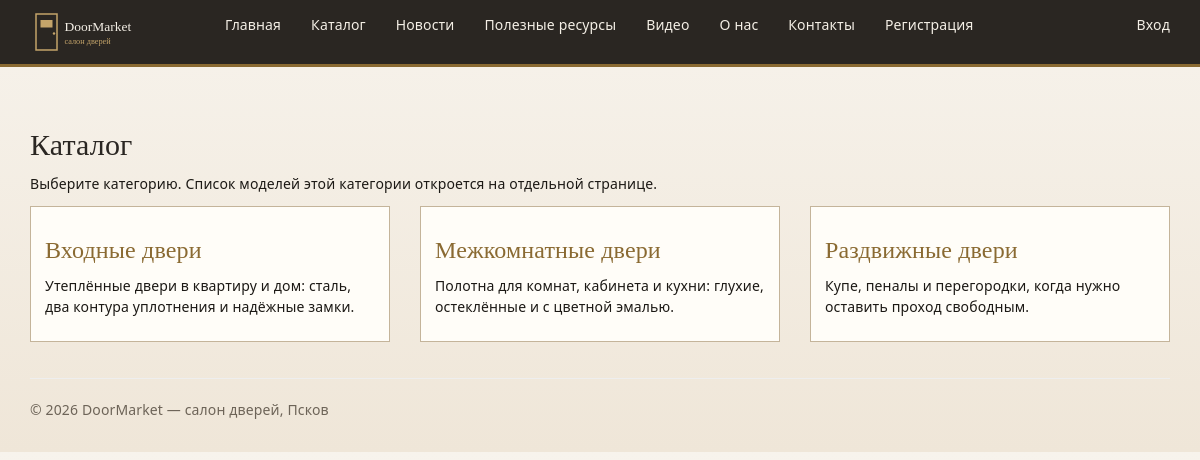
Page /catalog/ on the committed database.
### app/models.py (models this page shows, shortened)
class Category(models.Model):
    name = models.CharField(max_length=100, verbose_name="Название")
    description = models.TextField(verbose_name="Описание")
    class Meta:
        db_table = "Categories"
        verbose_name = "категория"
        verbose_name_plural = "категории каталога"
        ordering = ["name"]

### app/views.py (the view)
# urls.py: path('catalog/', views.catalog, name='catalog'),
def catalog(request):
    assert isinstance(request, HttpRequest)
    categories = Category.objects.all()
    return render(
        request,
        'app/catalog.html',
        {
            'title': 'Каталог',
            'categories': categories,
            'year': _year(),
        }
    )

### app/views.py (called while the page is built)
def _year():
    return datetime.now().year

### app/templates/app/catalog.html (shortened to what this page needs)
{% extends "app/layout.html" %}
{% block content %}
<h2>{{ title }}</h2>
<p>Выберите категорию. Список моделей этой категории откроется на отдельной странице.</p>
<div class="row">
    {% for category in categories %}
    <div class="col-md-4">
        <div class="category-card">
            <h3><a href="{% url 'catalog_items' parametr=category.id %}">{{ category.name }}</a></h3>
            <p>{{ category.description }}</p>
        </div>
    </div>
    {% empty %}
    <p>Категорий пока нет.</p>
    {% endfor %}
</div>
{% endblock %}

### app/static/app/content/site.css (style rules this page uses)
body { padding-top: 110px; padding-bottom: 20px; }
body { color: #1c1915; background-color: #f3eee6; background-image: linear-gradient(180deg, #f7f3ec 0%, #efe6d8 100%); font-family: "Segoe UI", Georgia, "Times New Roman", serif; letter-spacing: 0.01em; line-height: 1.5; text-align: left; }
h1, h2, h3 { color: #2a2622; font-family: Georgia, "Times New Roman", serif; margin-top: 18px; margin-bottom: 12px; }
p { margin: 0 0 12px; }
a { color: #8a6a32; text-decoration: none; }
.category-card, .product-card, .comment-card, .developer-card, .news-teaser, .video-block { background-color: #fffdf8; border: 1px solid #c4b49a; padding: 12px 14px; margin-bottom: 16px; }

### rows in the picture
Category: name "Входные двери", description "Утеплённые двери в квартиру и дом: сталь, два контура уплотнения и надёжные замки."
Category: name "Межкомнатные двери", description "Полотна для комнат, кабинета и кухни: глухие, остеклённые и с цветной эмалью."
Category: name "Раздвижные двери", description "Купе, пеналы и перегородки, когда нужно оставить проход свободным."

### other values in the picture
{{ title }} "Каталог"
{{ year }} "2026"
